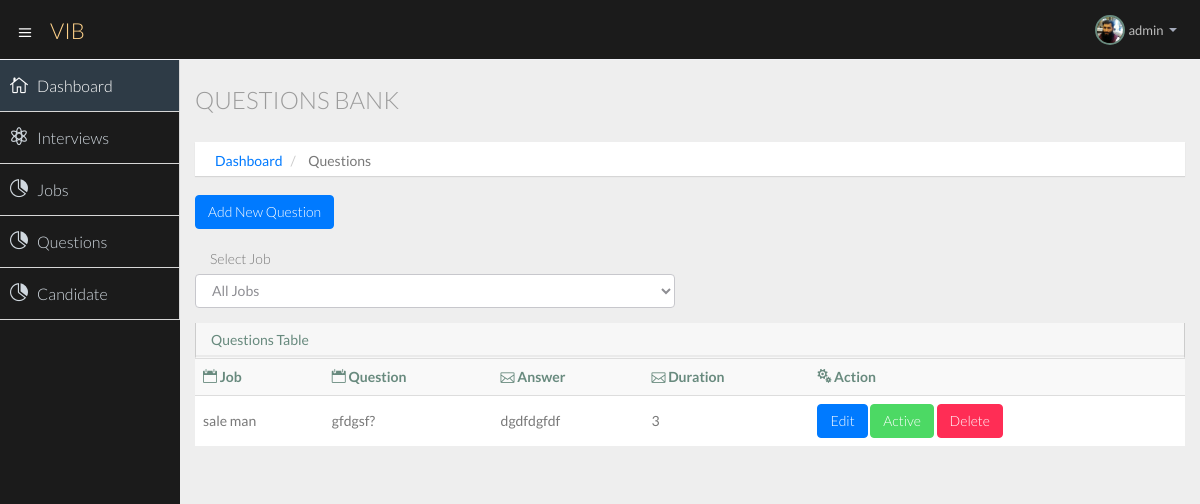
Screenshot of /questions/ (signed in) with the database file from the repository.
### company/models.py (models this page shows, shortened)
class QuestionBank(models.Model):
    id = models.AutoField(primary_key=True)
    user = models.ForeignKey(User, on_delete=models.CASCADE)
    job = models.ForeignKey(Jobs, on_delete=models.CASCADE)
    question = models.CharField(max_length=300)
    answer = models.CharField(max_length=800)
    time = models.IntegerField()
    pos_tdate = models.DateTimeField(auto_now_add=True, blank=True)
    question_status =models.BooleanField(default=True)

class Jobs(models.Model):
    id = models.AutoField(primary_key=True)
    user = models.ForeignKey(User, on_delete=models.CASCADE)
    job_title = models.CharField(max_length=200)
    job_discription = models.CharField(max_length=800)
    pos_tdate = models.DateTimeField(auto_now_add=True, blank=True)
    job_status =models.BooleanField(default=True)

### company/views.py (the view)
# urls.py: path('questions/', views.questions, name='questions'),
def questions(request):
    user = User.objects.get(username=request.user.username)
    allquestions = QuestionBank.objects.filter(user=user)
    alljobs = Jobs.objects.filter(user=user)
    context = {'allquestions':allquestions,'alljobs':alljobs}
    return render(request, 'company/questionsbank.html', context)

### templates/company/questionsbank.html (shortened to what this page needs)
{% extends 'company/basic.html' %}
{% block body %}
{% load static %}
<section id="main-content">
    <section class="wrapper">
        <div class="row">
            <div class="col-lg-12">
                <h3 class="page-header"> Questions Bank</h3>
                <ol class="breadcrumb">
                    <li><a href="index.html">Dashboard</a></li>
                    <li>Questions</li>
                </ol>
            </div>
        </div>
        <div class="row ">
            <div class="col-lg-12">
                <a class="btn btn-primary" href="/questions/add-new-questions/">Add New Question</a>
            </div><br>
            <div class="col-lg-6">
                <label for="inputJob" class="col-lg-3 control-label">Select Job</label>
                <select class="form-control m-bot15" onchange="GetSelectedTextValue(this)">
                    {% if allquestions %}
                        {% if not id %}
                            <option Selected >All Jobs</option>
                        {% else %}
                                <option Value='all'>All Jobs</option>
                        {% endif %}
                    {% else %}
                        <option>Please first add Question for job</option>
                    {% endif %}
                </select>
            </div>
        </div>
        <div class="row">
            <div class="col-lg-12">
                <section class="panel">
                    <header class="panel-heading">
                        Questions Table
                    </header>
                    <table class="table table-striped table-advance table-hover">
                        <tbody>
                            <tr>
                                <th><i class="icon_calendar"></i> Job</th>
                                <th><i class="icon_calendar"></i> Question</th>
                                <th><i class="icon_mail_alt"></i> Answer</th>
                                <th><i class="icon_mail_alt"></i> Duration</th>
                                <th><i class="icon_cogs"></i> Action</th>
                            </tr>
                            {% if allquestions %}
                            {% for question in allquestions %}
                            <tr>
                                <td>{{question.job.job_title}}</td>
                                <td>{{question.question}}</td>
                                <td>{{question.answer}}</td>
                                <td>{{question.time}}</td>
                                <td>
                                    <div class="">
                                        <a class="btn btn-primary" href="{% url 'qupdate' question.id %}">Edit</a>
                                        {% if question.question_status %}
                                        <a class="btn btn-success" href="{% url 'qstatus' question.id %}">Active</a>
                                        {% else %}
                                        <a class="btn btn-danger" href="{% url 'qstatus' question.id %}">Deactive</a>
                                        {% endif %}
                                        <a class="btn btn-danger" href="{% url 'qdelete' question.id %}">Delete</a>
                                      </div>
                                </td>
                            </tr>
                            {% endfor %}
              {% else %}
              <tr>
                <td class="text-center">no record found.</td>
              </tr>
              {% endif %}
                        </tbody>
                    </table>
                </section>
            </div>
        </div>
    </section>
</section>
{% endblock body %}

### templates/company/basic.html (shortened to what this page needs)
<!DOCTYPE html>
<html lang="en">
<head>
  {% load static %}
  <link href="{% static 'cassets/css/bootstrap-theme.css' %}" rel="stylesheet">
  <link href="{% static 'cassets/css/elegant-icons-style.css' %}" rel="stylesheet" />
  <link href="{% static 'cassets/css/style.css' %}" rel="stylesheet">
  <link href="{% static 'cassets/css/style-responsive.css' %}" rel="stylesheet" />
</head>
<body>
  <section id="container" class="">
    <header class="header dark-bg">
      <div class="toggle-nav">
        <div class="icon-reorder tooltips" data-original-title="" data-placement="bottom"><i class="icon_menu"></i>
        </div>
      </div>
      <a href="/dashboard" class="logo">VIB </a>
      <div class="top-nav notification-row">
        <ul class="nav pull-right top-menu">
          <li class="dropdown">
            <a data-toggle="dropdown" class="dropdown-toggle" href="#">
              <span class="profile-ava">
                <img alt="" src="{% static 'assets/img/team/salehjpg.jpg' %}" width="30px" hight="30px">
              </span>
              <span class="username">{{request.user}}</span>
              <b class="caret"></b>
            </a>
          </li>
        </ul>
      </div>
    </header>
    <aside>
      <div id="sidebar" class="nav-collapse ">
        <ul class="sidebar-menu">
          <li class="active">
            <a class="" href="/dashboard">
              <i class="icon_house_alt"></i>
              <span>Dashboard</span>
            </a>
          </li>
          <li>
            <a class="" href="/interview">
              <i class="icon_genius"></i>
              <span>Interviews</span>
            </a>
          </li>
          <li>
            <a class="" href="/jobs">
              <i class="icon_piechart"></i>
              <span>Jobs</span>
            </a>
          </li>
          <li>
            <a class="" href="/questions">
              <i class="icon_piechart"></i>
              <span>Questions</span>
            </a>
          </li>
          <li>
            <a class="" href="/candidate">
              <i class="icon_piechart"></i>
              <span>Candidate</span>
            </a>
          </li>
        </ul>
      </div>
    </aside>
    {% block body %}
    {% endblock body %}
  </section>
</body>
</html>

### rows the page displays
QuestionBank: job.job_title "sale man", question "gfdgsf?", answer "dgdfdgfdf", time "3", question_status "Active"

### other values shown
{{ request.user }} "admin"
